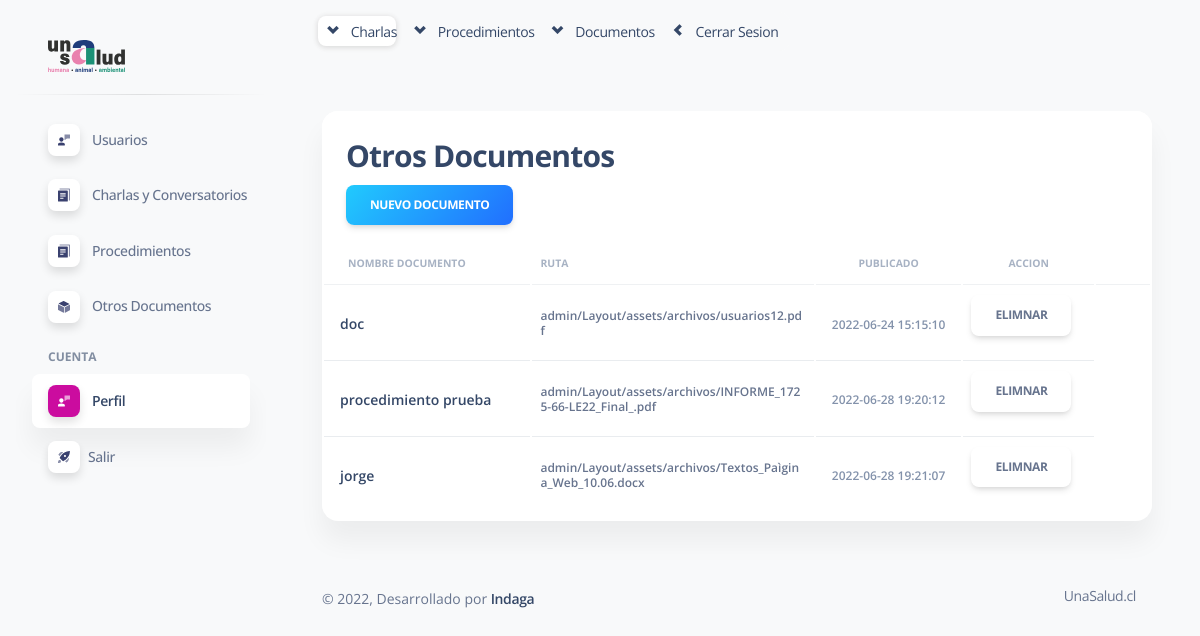
The page /admin/Layout/index.php?page=5 (signed in) on the database its author committed.
### tables this page shows
CREATE TABLE `documentos` (
  `id_doc` int(11) NOT NULL,
  `nombre_doc` varchar(255) NOT NULL,
  `ruta_doc` varchar(255) NOT NULL,
  `id_charla_doc` int(11) DEFAULT NULL,
  `id_procedimiento_doc` int(11) DEFAULT NULL,
  `create_at` datetime NOT NULL DEFAULT CURRENT_TIMESTAMP ON UPDATE CURRENT_TIMESTAMP,
  `autor` varchar(100) NOT NULL
);

### admin/Layout/Documentos/index.php (the view, shortened to what this page needs)
<?php
include('../Config/Database.php');
?>
<div class="container-fluid py-4">
    <div class="row">
        <div class="col-12">
            <div class="card mb-4">
                <div class="card-header pb-0">
                    <h3>Otros Documentos</h3>
                    <a class="btn bg-gradient-info" href="?page=14">Nuevo Documento</a>
                </div>
                <div class="card-body px-0 pt-0 pb-2">
                    <div class="table-responsive p-0">
                        <table class="table align-items-center mb-0">
                            <thead>
                                <tr>
                                    <th class="text-uppercase text-secondary text-xxs font-weight-bolder opacity-7">Nombre documento</th>
                                    <th class="text-uppercase text-secondary text-xxs font-weight-bolder opacity-7 ps-2">Ruta</th>
                                    <th class="text-center text-uppercase text-secondary text-xxs font-weight-bolder opacity-7">Publicado</th>
                                    <th class="text-center text-uppercase text-secondary text-xxs font-weight-bolder opacity-7">Accion</th>
                                    <th class="text-secondary opacity-7"></th>
                                </tr>
                            </thead>
                            <tbody>
                                <?php
                                $query = "SELECT *
                                        FROM documentos
                                        WHERE id_charla_doc IS NULL
                                        AND id_procedimiento_doc IS NULL";
                                $result_task = mysqli_query($conn, $query);
                                while ($row = mysqli_fetch_Array($result_task)) {
                                ?>
                                    <tr>
                                        <td>
                                            <div class="d-flex px-2 py-1">
                                                <div class="d-flex flex-column justify-content-center">
                                                    <h6 class="mb-0 text-sm"><?php echo $row['nombre_doc'] ?></h6>
                                                </div>
                                            </div>
                                        </td>
                                        <td>
                                            <p class="text-xs font-weight-bold mb-0"><?php echo $row['ruta_doc'] ?></p>
                                        </td>
                                        <td class="align-middle text-center">
                                            <span class="text-secondary text-xs font-weight-bold"><?php echo $row['create_at'] ?></span>
                                        </td>
                                        <td>
                                            <a href="../Controller/Documentos.php?id_doc=<?php echo $row['id_doc'] ?>" class="btn btn-default" data-toggle="tooltip" data-original-title="Edit user">
                                                Elimnar
                                            </a>
                                        </td>
                                    </tr>
                                <?php
                                }
                                ?>
                            </tbody>
                        </table>
                    </div>
                </div>
            </div>
        </div>
    </div>
</div>

### rows shown on the page
documentos: nombre_doc "doc", ruta_doc "admin/Layout/assets/archivos/usuarios12.pdf", create_at "2022-06-24 15:15:10"
documentos: nombre_doc "procedimiento prueba", ruta_doc "admin/Layout/assets/archivos/INFORME_1725-66-LE22_Final_.pdf", create_at "2022-06-28 19:20:12"
documentos: nombre_doc "jorge", ruta_doc "admin/Layout/assets/archivos/Textos_Paìgina_Web_10.06.docx", create_at "2022-06-28 19:21:07"
